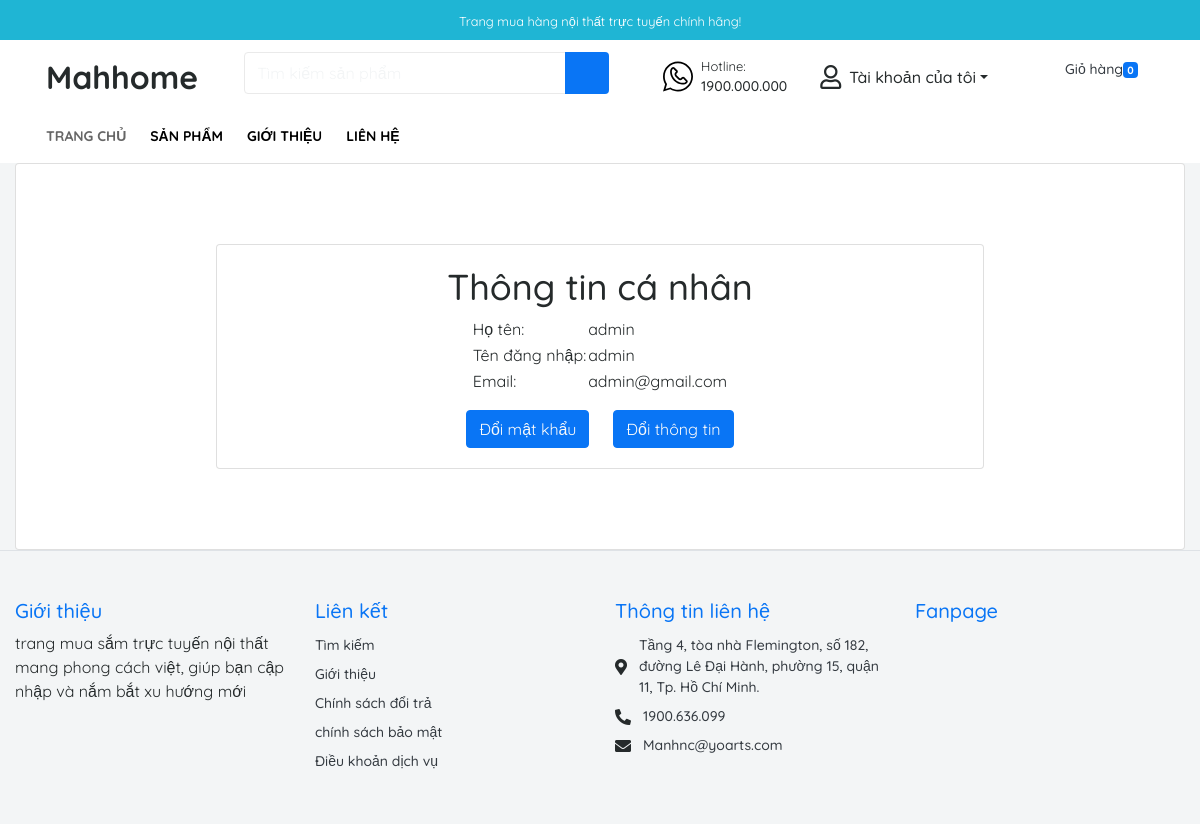
Page /login.php?mod=user&act=about (signed in) on the committed database.
### tables this page shows
CREATE TABLE `users` (
  `UserID` int(11) NOT NULL,
  `GroupID` int(11) NOT NULL,
  `FullName` varchar(255) NOT NULL,
  `UserName` varchar(20) NOT NULL,
  `PassWord` varchar(32) NOT NULL,
  `Email` varchar(50) NOT NULL
);

### Model/User.php (called while the page is built, shortened)
<?php
include_once("DataProvider.php");
class User{
	private $da;
	function __construct(){
		$this->da = new DataProvider();
	}
	function getUserById($id){
		$sql = "SELECT * FROM users WHERE UserID = $id";
		return $this->da->Fetch($sql);
	}
}
?>

### Model/DataProvider.php (called while the page is built, shortened)
<?php
	class DataProvider{
		private $link;
		function __construct()
		{
			$this->link=mysqli_connect("localhost","root","","manhgroup");
		}
		function ExecuteQuery($sql)
		{
			mysqli_query($this->link,"set names utf8");
			return mysqli_query($this->link, $sql);
		}
		function Fetch($sql){
			$rs = $this->ExecuteQuery($sql);
			return mysqli_fetch_assoc($rs);
		}
	}
?>

### View/User/About.php (the view)
<div class="card">
<div class="card-body">
	<center><h2>Thông tin cá nhân</h2></center>
	<table class="mx-auto">
	  <?php
	  	echo "<tr><td>Họ tên:</td><td>". $row['FullName']. "</td></tr>";
		echo "<tr><td>Tên đăng nhập:</td><td>".$row['UserName']."</td></tr>";
		echo "<tr><td>Email:</td><td>".$row['Email']."</td></tr>";
	  ?>
  	</table>
  	  <?php
  	echo "<div class=\"text-center\"><a class=\"btn btn-primary mx-3 mt-4 text-light\" href=\"login.php?mod=user&act=changepassword\">Đổi mật khẩu</a>";
	echo "<a class=\"btn btn-primary mx-3 mt-4 text-light\" href=\"login.php?mod=user&act=update\">Đổi thông tin</a></div>";
	?>
	</div>
</div>

### rows in the picture
users: FullName "admin", UserName "admin", Email "admin@gmail.com"
